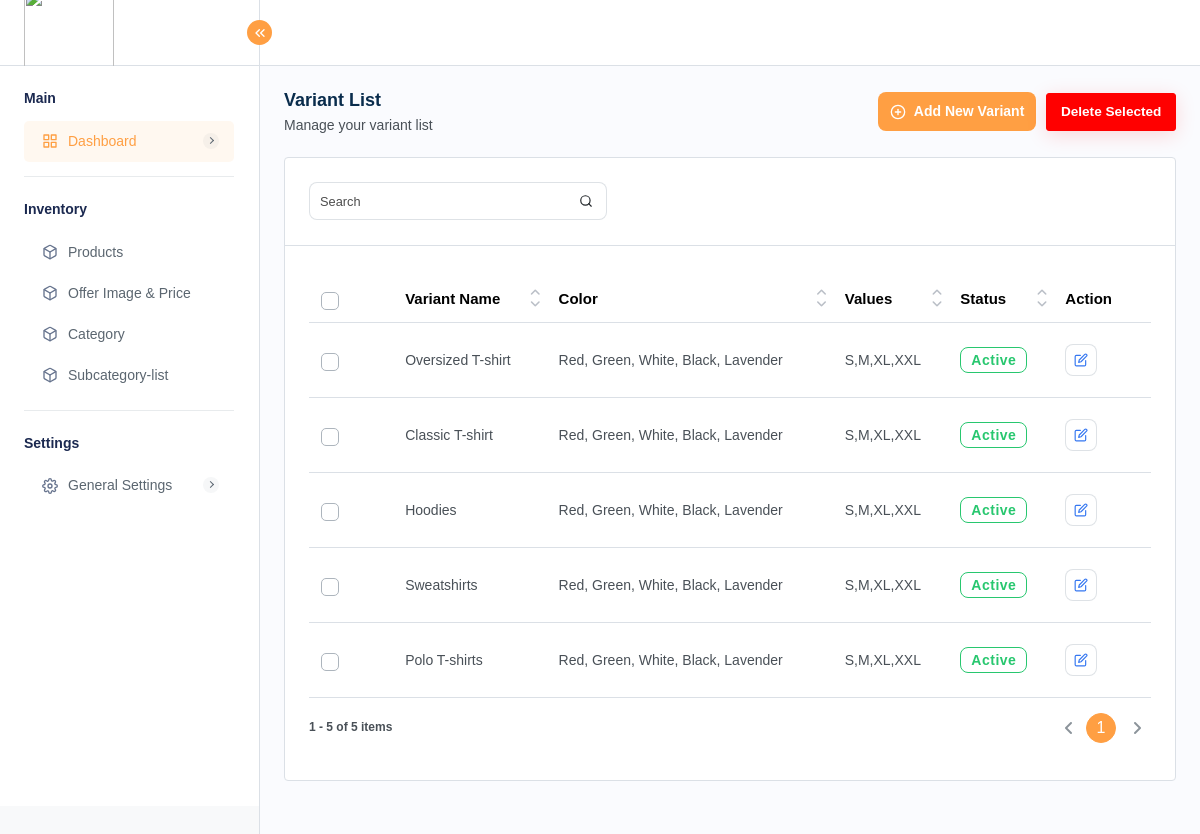
The app's page /admin/varriant-list.php (signed in) with its own data.
### tables this page shows
CREATE TABLE `varriant` (
  `id` int(5) NOT NULL,
  `name` varchar(255) NOT NULL,
  `color` varchar(255) NOT NULL,
  `size` varchar(255) NOT NULL,
  `status` tinyint(1) NOT NULL
);

### admin/varriant-list.php (the view, shortened to what this page needs)
<?php
include 'config.php';
$varriants = [];
try {
	$stmt = $conn->prepare("SELECT * FROM varriant");
	$stmt->execute();
	$result = $stmt->get_result();
	$varriants = $result->fetch_all(MYSQLI_ASSOC);
} catch (Exception $e) {
	$error_message = "Error fetching varriants: " . $e->getMessage();
}
?>
<?php include 'inc/header.php'; ?>
<?php include 'inc/sidebar.php'; ?>
<div class="page-wrapper">
	<div class="content">
		<div class="page-header">
			<div class="add-item d-flex">
				<div class="page-title">
					<h4>Variant List</h4>
					<h6>Manage your variant list</h6>
				</div>
			</div>
			<div class="page-btn">
				<a href="#" class="btn btn-added" data-bs-toggle="modal" data-bs-target="#add-units"><i
						data-feather="plus-circle" class="me-2"></i> Add New Variant</a>
			</div>
			<div class="page-btn">
				<button class="btn btn-danger" onclick="deleteSelectedvarriants()">Delete Selected</button>
			</div>
		</div>
		<div class="card table-list-card">
			<div class="card-body">
				<div class="table-top">
					<div class="search-set">
						<div class="search-input">
							<a href="" class="btn btn-searchset"><i data-feather="search"
									class="feather-search"></i></a>
						</div>
					</div>
				</div>
				<div class="table-responsive">
					<table class="table  datanew">
						<thead>
							<tr>
								<th class="no-sort">
									<label class="checkboxs">
										<span class="checkmarks"></span>
									</label>
								</th>
								<th>Variant Name</th>
								<th>Color</th>
								<th>Values</th>
								<th>Status</th>
								<th class="no-sort">Action</th>
							</tr>
						</thead>
						<tbody>
							<?php foreach ($varriants as $varriant): ?>
								<?php if (!is_null($varriant)): ?>
									<tr>
										<td>
											<label class="checkboxs">
												<span class="checkmarks"></span>
											</label>
										</td>
										<td><?php echo htmlspecialchars($varriant['name']); ?></td>
										<td><?php echo htmlspecialchars($varriant['color']); ?></td>
										<td><?php echo htmlspecialchars($varriant['size']); ?></td>
										<td>
											<span class="badge badge-linesuccess">
												<?php echo $varriant['status'] == 1 ? 'Active' : 'Inactive'; ?>
											</span>
										</td>
										<td class="action-table-data">
											<div class="edit-delete-action">
												<a class="me-2 p-2" href="#" data-bs-toggle="modal"
													data-bs-target="#edit-varriant-<?php echo $varriant['id']; ?>">
													<i data-feather="edit" class="feather-edit"></i>
												</a>
											</div>
										</td>
									</tr>
								<?php endif; ?>
							<?php endforeach; ?>
						</tbody>
					</table>
				</div>
			</div>
		</div>
	</div>
</div>
</div>
<?php include 'inc/footer.php'; ?>

### admin/assets/css/feather.css (style rules this page uses)
[class^=feather-],[class*=" feather-"] { font-family:feather!important;speak:none;font-style:normal;font-weight:400;font-variant:normal;text-transform:none;line-height:1;-webkit-font-smoothing:antialiased;-moz-osx-font-smoothing:grayscale }
.feather-edit:before { content:"\e958" }
.feather-plus-circle:before { content:"\e9b2" }
.feather-search:before { content:"\e9c1" }

### records on screen
varriant: name "Oversized T-shirt", color "Red, Green, White, Black, Lavender", size "S,M,XL,XXL", status "Active"
varriant: name "Classic T-shirt", color "Red, Green, White, Black, Lavender", size "S,M,XL,XXL", status "Active"
varriant: name "Hoodies", color "Red, Green, White, Black, Lavender", size "S,M,XL,XXL", status "Active"
varriant: name "Sweatshirts", color "Red, Green, White, Black, Lavender", size "S,M,XL,XXL", status "Active"
varriant: name "Polo T-shirts", color "Red, Green, White, Black, Lavender", size "S,M,XL,XXL", status "Active"
